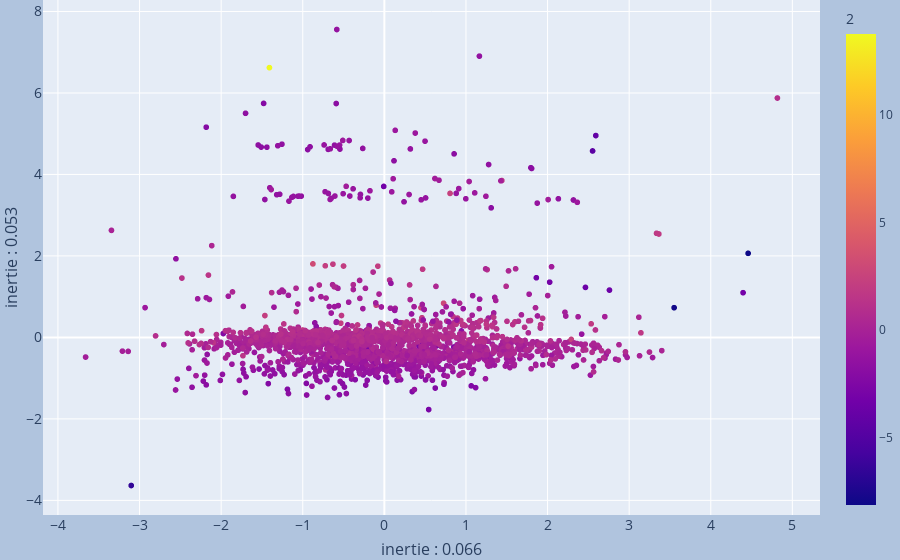

Notebook source saved alongside this figure:
### Code cell
fig = px.scatter(coords, x=0, y=1, color=2)

fig.update_layout(
    margin=dict(l=0, r=0, t=0, b=0),
    paper_bgcolor="LightSteelBlue",
    xaxis=dict(
        title={
            'text':f"inertie : {np.round(famd.explained_inertia_[0],3)}"},
        titlefont_size=16,
        tickfont_size=14
    ),
    yaxis=dict(
        title={
            'text':f"inertie : {np.round(famd.explained_inertia_[1],3)}"},
        titlefont_size=16,
        tickfont_size=14
    )
)

fig.show()

### Figure 1 — Plotly figure (JSON) as saved in the notebook; plotly's stock layout.template omitted (floating-point values rounded to 4 significant figures; data arrays with more than 128 entries replaced by an {"elided": "..."} marker saying what was removed)
{"data": [{"hovertemplate": "0=%{x}<br>1=%{y}<br>2=%{marker.color}<extra></extra>", "legendgroup": "", "marker": {"color": {"elided": "2093 float values"}, "coloraxis": "coloraxis", "symbol": "circle"}, "mode": "markers", "name": "", "showlegend": false, "type": "scattergl", "x": {"elided": "2093 float values"}, "xaxis": "x", "y": {"elided": "2093 float values"}, "yaxis": "y"}], "layout": {"coloraxis": {"colorbar": {"title": {"text": "2"}}, "colorscale": [[0, "#0d0887"], [0.1111, "#46039f"], [0.2222, "#7201a8"], [0.3333, "#9c179e"], [0.4444, "#bd3786"], [0.5556, "#d8576b"], [0.6667, "#ed7953"], [0.7778, "#fb9f3a"], [0.8889, "#fdca26"], [1, "#f0f921"]]}, "legend": {"tracegroupgap": 0}, "margin": {"b": 0, "l": 0, "r": 0, "t": 0}, "paper_bgcolor": "LightSteelBlue", "xaxis": {"anchor": "y", "domain": [0, 1], "tickfont": {"size": 14}, "title": {"font": {"size": 16}, "text": "inertie : 0.066"}}, "yaxis": {"anchor": "x", "domain": [0, 1], "tickfont": {"size": 14}, "title": {"font": {"size": 16}, "text": "inertie : 0.053"}}}}
